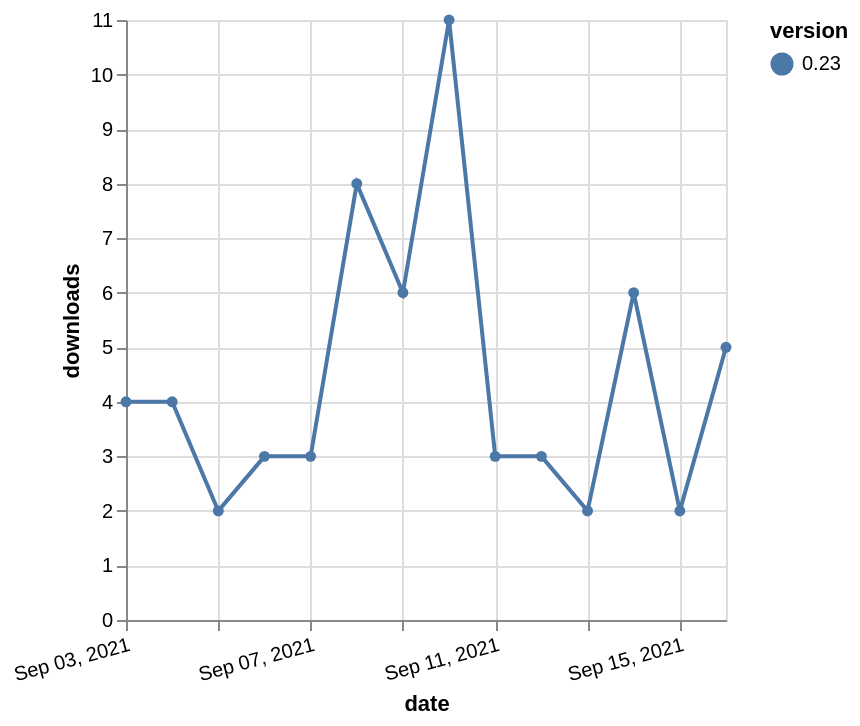

Vega-Lite specification for this chart:
### Vega-Lite specification from a JSON file in a GitHub repository (floating-point values rounded to 4 significant figures)
{"$schema": "https://vega.github.io/schema/vega-lite/v5.json", "description": "A simple bar chart with embedded data.", "data": {"values": [{"date": "2021-09-03", "total": 3501, "delta": 4, "version": "0.23"}, {"date": "2021-09-04", "total": 3505, "delta": 4, "version": "0.23"}, {"date": "2021-09-05", "total": 3507, "delta": 2, "version": "0.23"}, {"date": "2021-09-06", "total": 3510, "delta": 3, "version": "0.23"}, {"date": "2021-09-07", "total": 3513, "delta": 3, "version": "0.23"}, {"date": "2021-09-08", "total": 3521, "delta": 8, "version": "0.23"}, {"date": "2021-09-09", "total": 3527, "delta": 6, "version": "0.23"}, {"date": "2021-09-10", "total": 3538, "delta": 11, "version": "0.23"}, {"date": "2021-09-11", "total": 3541, "delta": 3, "version": "0.23"}, {"date": "2021-09-12", "total": 3544, "delta": 3, "version": "0.23"}, {"date": "2021-09-13", "total": 3546, "delta": 2, "version": "0.23"}, {"date": "2021-09-14", "total": 3552, "delta": 6, "version": "0.23"}, {"date": "2021-09-15", "total": 3554, "delta": 2, "version": "0.23"}, {"date": "2021-09-16", "total": 3559, "delta": 5, "version": "0.23"}]}, "width": "container", "mark": {"type": "line", "point": {"filled": true}}, "encoding": {"x": {"field": "date", "type": "temporal", "timeUnit": "yearmonthdate", "title": "date", "axis": {"labelAngle": -15}}, "y": {"field": "delta", "type": "quantitative", "title": "downloads"}, "color": {"field": "version", "type": "nominal"}, "tooltip": {"field": "delta"}}}
